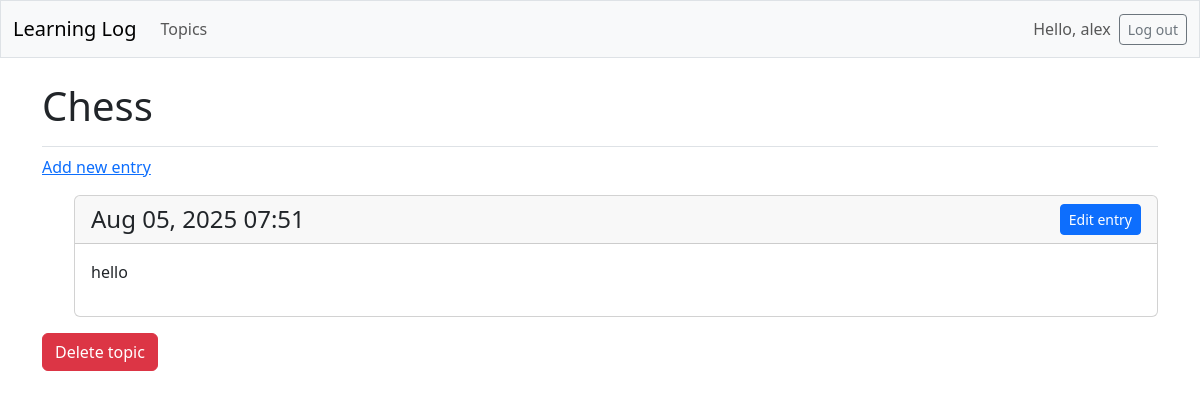
Page /topics/7/ (signed in) on the committed database.
### learning_logs/models.py (models this page shows, shortened)
class Topic(models.Model):
    text = models.CharField(max_length=200)
    date_added = models.DateTimeField(auto_now_add=True)
    owner = models.ForeignKey(User, on_delete=models.CASCADE)

class Entry(models.Model):
    topic = models.ForeignKey(Topic, on_delete=models.CASCADE)
    text = models.TextField()
    date_added = models.DateTimeField(auto_now_add=True)
    class Meta:
        verbose_name_plural = 'entities'

### learning_logs/views.py (the view)
# urls.py: path('topics/<int:topic_id>/', views.topic, name='topic'),
@login_required
def topic(request, topic_id):
    topic = Topic.objects.get(id=topic_id)
    if topic.owner != request.user:
        raise Http404
    entries = topic.entry_set.order_by('-date_added')
    context = {'topic':topic, 'entries':entries}
    return render(request, 'learning_logs/topic.html', context)

### learning_logs/templates/learning_logs/topic.html
{% extends 'learning_logs/base.html' %}
{% load django_bootstrap5 %}
{% block page_header %}
  <h1>{{ topic.text }}</h1>
{% endblock page_header %}
{% block content %}
  <p>
    <a href="{% url 'learning_logs:new_entry' topic.id %}">Add new entry</a>
  </p>
  <ul>
    {% for entry in entries %}
      <div class="card mb-3">
        <div class="card-header d-flex align-items-center">
          <h4 class="mb-0">{{ entry.date_added|date:'M d, Y H:i' }}</h4>
          <a href="{% url 'learning_logs:edit_entry' entry.id %}"
            class="btn btn-sm btn-primary ms-auto">
            Edit entry
          </a>
        </div>
        <div class="card-body">{{ entry.text|linebreaks }}</div>
      </div>
    {% empty %}
      <p>There are no entries for this topic yet.</p>
    {% endfor %}
  </ul>
  <a href="{% url 'learning_logs:delete_topic' topic.id %}"
    class="btn btn-danger">Delete topic</a>
{% endblock content %}

### learning_logs/templates/learning_logs/base.html (shortened to what this page needs)
<!doctype html>
<html lang="en">
<head>
  {% load django_bootstrap5 %}
  {% bootstrap_css %}
</head>
<body>
  <nav class="navbar navbar-expand-md navbar-light bg-light mb-4 border">
    <div class="container-fluid">
      <a class="navbar-brand" href="{% url 'learning_logs:index' %}">
        Learning Log
      </a>
      <div class="collapse navbar-collapse" id="navbarCollapse">
        <ul class="navbar-nav me-auto mb-2 mb-md-0">
          <li class="nav-item">
            <a class="nav-link" href="{% url 'learning_logs:topics' %}">
              Topics
            </a>
          </li>
        </ul>
        <ul class="navbar-nav ms-auto mb-2 mb-md-0">
          {% if user.is_authenticated %}
            <li class="nav-item">
              <span class="navbar-text me-2">
                Hello, {{ user.username }}
              </span>
            </li>
          {% endif %}
        </ul>
        {% if user.is_authenticated %}
          <form action="{% url 'accounts:logout' %}" method="post">
            <button name="submit" class="btn btn-outline-secondary btn-sm">
              Log out
            </button>
          </form>
        {% endif %}
      </div>
    </div>
  </nav>
  <main class="container">
    <div class="pb-2 mb-2 border-bottom">
      {% block page_header %}{% endblock page_header %}
    </div>
    <div>
      {% block content %}{% endblock content %}
    </div>
  </main>
</body>
</html>

### rows in the picture
Topic: text "Chess"
Entry: date_added "Aug 05, 2025 07:51", text "hello"

### other values in the picture
{{ user.username }} "alex"
